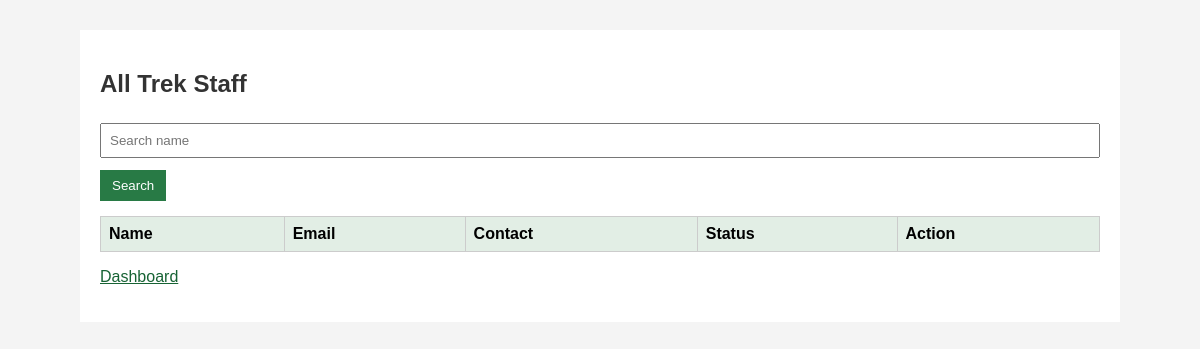
/admin/staff (signed in), run on an earlier commit of the app's database.
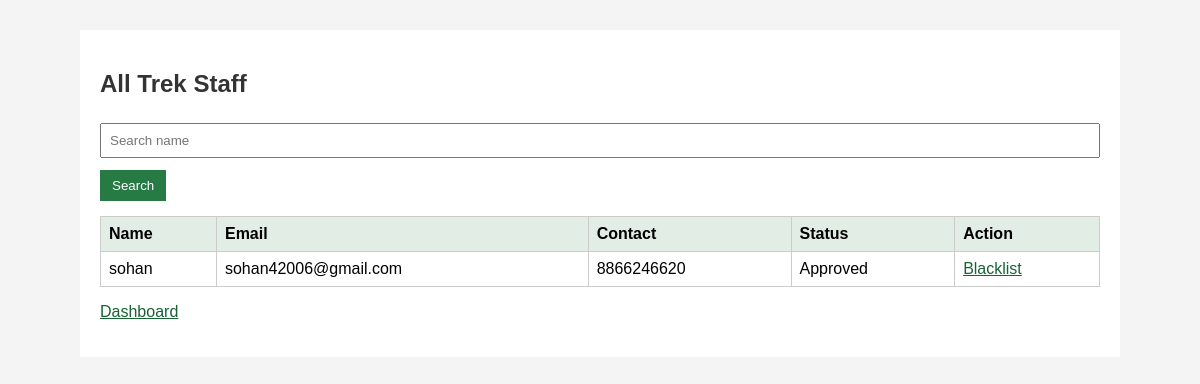
And on a later commit of the database.
### app/models.py (models this page shows)
class StaffProfile(db.Model):
    id = db.Column(db.Integer, primary_key=True)
    user_id = db.Column(db.Integer, db.ForeignKey('user.id'), nullable=False)
    contact = db.Column(db.String(50))
    status = db.Column(db.String(20), default='Pending')
    assigned_treks = db.relationship('Trek', backref='staff', lazy=True)

class User(UserMixin, db.Model):
    id = db.Column(db.Integer, primary_key=True)
    name = db.Column(db.String(100), nullable=False)
    email = db.Column(db.String(120), unique=True, nullable=False)
    password = db.Column(db.String(255), nullable=False)
    role = db.Column(db.String(20), nullable=False)
    is_blacklisted = db.Column(db.Boolean, default=False)
    bookings = db.relationship('Booking', backref='user', lazy=True)
    staff_profile = db.relationship('StaffProfile', backref='user', uselist=False)

### app/routes.py (the view)
@routes.route('/admin/staff')
@login_required
def view_staff():
    if current_user.role != 'admin':
        return 'Unauthorized'
    search = request.args.get('q', '')
    staff = StaffProfile.query.all()
    if search:
        staff = StaffProfile.query.join(User).filter(User.name.ilike(f'%{search}%')).all()
    return render_template('view_staff.html', staff=staff, query=search)

### app/templates/view_staff.html (shortened to what this page needs)
<!doctype html>
<html>
  <head>
    <link
      rel="stylesheet"
      href="{{ url_for('static', filename='css/app.css') }}"
    />
  </head>
  <body>
    <div class="container">
      <h2>All Trek Staff</h2>
      <form method="GET">
        <input name="q" value="{{ query }}" placeholder="Search name" /><button>
          Search
        </button>
      </form>
      <table>
        <tr>
          <th>Name</th>
          <th>Email</th>
          <th>Contact</th>
          <th>Status</th>
          <th>Action</th>
        </tr>
        {% for profile in staff %}
        <tr>
          <td>{{ profile.user.name }}</td>
          <td>{{ profile.user.email }}</td>
          <td>{{ profile.contact }}</td>
          <td>{{ profile.status }}</td>
          <td>
            <a href="{{ url_for('routes.blacklist_staff', id=profile.id) }}"
              >Blacklist</a
            >
          </td>
        </tr>
        {% endfor %}
      </table>
      <p><a href="{{ url_for('routes.admin_dashboard') }}">Dashboard</a></p>
    </div>
  </body>
</html>

What changed in the data, as far as the page shows it:
added StaffProfile: user.name "sohan", user.email "sohan42006@gmail.com", contact "8866246620", status "Approved"
